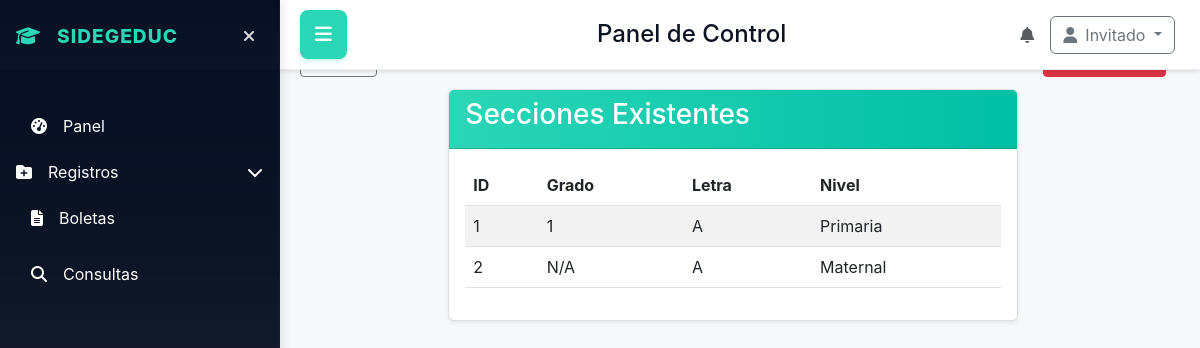
Page /consultas/secciones on the committed database.
### database/models.py (models this page shows)
class Secciones(db.Model):
    __tablename__ = 'secciones'
    id_seccion = db.Column(db.Integer, primary_key=True)
    id_letra_seccion = db.Column(db.Integer, db.ForeignKey('letra_seccion.id_letra_seccion'))
    id_grado = db.Column(db.Integer, db.ForeignKey('grados.id_grado'))
    id_nivel = db.Column(db.Integer, db.ForeignKey('niveles.id_nivel'))

class Grados(db.Model):
    __tablename__ = 'grados'
    id_grado = db.Column(db.Integer, primary_key=True)
    numero_grado = db.Column(db.Integer, unique=True, nullable=False)

class LetraSeccion(db.Model):
    __tablename__ = 'letra_seccion'
    id_letra_seccion = db.Column(db.Integer, primary_key=True)
    letra = db.Column(db.String(1), unique=True, nullable=False)

class Niveles(db.Model):
    __tablename__ = 'niveles'
    id_nivel = db.Column(db.Integer, primary_key=True)
    nombre_nivel = db.Column(db.String(50), unique=True, nullable=False)

### app.py (the view)
@app.route('/consultas/secciones')
def consultas_secciones():
    return manejar_la_vista_de.consultas_secciones()

### app.py (called while the page is built)
@event.listens_for(Engine, "connect")
def set_sqlite_pragma(dbapi_connection, connection_record):
    if app.config['SQLALCHEMY_DATABASE_URI'].startswith("sqlite"):
        cursor = dbapi_connection.cursor()
        cursor.execute("PRAGMA foreign_keys=ON")
        cursor.close()

@app.context_processor
def inject_user_context():
    try:
        ctx = get_user_context(session)
    except Exception:
        ctx = {}
    return {
        'is_creator': ctx.get('is_creator', False),
        'developer_priv': ctx.get('developer_priv', False),
        'role_name': ctx.get('role_name'),
        'role_desc': ctx.get('role_desc'),
        'status': ctx.get('status'),
        'usuario': ctx.get('user')
    }

### utils/permissions.py (called while the page is built, shortened)
def get_user_context(session): #esto es la funcion que se reutiliza  para obtener el contexto del usuario desde la sesión
    user = None
    developer_priv = False
    current_user_id = None
    role_name = None
    role_desc = None
    status = None
    is_creator = False
    return {
        'user': user,
        'developer_priv': developer_priv,
        'current_user_id': current_user_id,
        'role_name': role_name,
        'role_desc': role_desc,
        'status': status,
        'is_creator': is_creator
    }

### utils/view_handlers.py (called while the page is built)
def compute_role_counts(ctx):
    try:
        if ctx.get('is_creator'):
            roles_count = Roles.query.count()
            users_q = db.session.query(Roles.nombre_rol, func.count(Usuarios.id_user)).join(Usuarios, Usuarios.id_rol == Roles.id_rol).group_by(Roles.id_rol).all()
        else:
            roles_count = Roles.query.filter(func.lower(func.trim(Roles.nombre_rol)) != 'creador').count()
            users_q = db.session.query(Roles.nombre_rol, func.count(Usuarios.id_user)).join(Usuarios, Usuarios.id_rol == Roles.id_rol).filter(func.lower(func.trim(Roles.nombre_rol)) != 'creador').group_by(Roles.id_rol).all()
        users_by_role = [{'role': r or 'Sin nombre', 'count': int(c)} for r, c in users_q]
    except Exception:
        roles_count = 0
        users_by_role = []
    return roles_count, users_by_role

### templates/home_panel/struct.html (shortened to what this page needs)
<!DOCTYPE html>
<html lang="en">
<head>
    <link href="https://cdn.jsdelivr.net/npm/bootstrap@5.3.0/dist/css/bootstrap.min.css" rel="stylesheet">
    <link rel="stylesheet" href="https://cdnjs.cloudflare.com/ajax/libs/font-awesome/6.4.0/css/all.min.css">
    <link rel="stylesheet" href="{{ url_for('static', filename='home_panel/home_panel.css') }}">
    <link rel="stylesheet" href="https://cdn.jsdelivr.net/npm/flatpickr/dist/themes/material_blue.css">
</head>
<body>
    <div class="app-layout">
        <aside class="sidebar" id="sidebar">
            <div class="p-3">
                <div class="d-flex align-items-center mb-3">
                    <div class="logo">
                        <i class="fas fa-graduation-cap me-2"></i>
                        SIDEGEDUC
                    </div>
                    <button id="sidebar-toggle" class="sidebar-toggle" aria-label="Ocultar sidebar">
                        <i class="fas fa-times"></i>
                    </button>
                </div>
            </div>
            <nav class="p-3 flex-grow-1">
                <ul class="nav flex-column">
                    <li class="nav-item mb-2">
                        <a class="nav-link" href="{{ url_for('dashboard') }}">
                            <i class="fas fa-tachometer-alt me-3"></i>
                            <span>Panel</span>
                        </a>
                    </li>
                    <li class="nav-item mb-2">
                        <button class="nav-link btn btn-link text-start p-0 w-100" data-bs-toggle="collapse" data-bs-target="#registrosSub" aria-expanded="false">
                            <i class="fas fa-folder-plus me-3"></i>
                            <span>Registros</span>
                            <i class="fas fa-chevron-down ms-auto"></i>
                        </button>
                    </li>
                    <li class="nav-item mb-2">
                        <a class="nav-link" href="{{ url_for('boleta') }}">
                            <i class="fas fa-file-alt me-3"></i>
                            <span>Boletas</span>
                        </a>
                    </li>
                    <li class="nav-item mb-2">
                        <a class="nav-link" href="{{ url_for('consultas') }}">
                            <i class="fas fa-search me-3"></i>
                            <span>Consultas</span>
                        </a>
                    </li>
                </ul>
            </nav>
        </aside>
        <header class="topbar">
            <button id="menu-toggle" class="menu-toggle">
                <i class="fas fa-bars"></i>
            </button>
            <div class="d-flex align-items-center">
                <h1 class="h4 mb-0 ms-3">Panel de Control</h1>
            </div>
            <div class="d-flex align-items-center">
                <div class="me-3">
                    <i class="fas fa-bell text-muted"></i>
                </div>
                <div class="dropdown">
                    <button class="btn btn-outline-secondary dropdown-toggle" type="button" data-bs-toggle="dropdown">
                        <i class="fas fa-user me-2"></i>{{ usuario if usuario else 'Invitado' }}
                    </button>
                </div>
            </div>
        </header>
        <main class="content">
            {% if content_template %}
                {% include content_template %}
            {% endif %}
        </main>
    </div>
</body>
</html>

### templates/home_panel/developer_secciones_existentes.html (shortened to what this page needs)
<div class="container mt-4">
    <div style="margin-bottom:12px" class="d-flex justify-content-between align-items-center flex-wrap gap-2">
        <a href="{{ url_for('consultas_secciones') }}" class="btn btn-sm btn-outline-secondary">← Volver</a>
        <a href="{{ url_for('reporte_pdf_secciones') }}" class="btn btn-danger btn-sm" title="Descargar reporte PDF">
        </a>
    </div>
    <div class="row justify-content-center">
        <div class="col-md-8">
            <div class="card">
                <div class="card-header">
                    <h3 class="card-title">Secciones Existentes</h3>
                </div>
                <div class="card-body">
                    <table class="table table-striped">
                        <thead>
                            <tr>
                                <th>ID</th>
                                <th>Grado</th>
                                <th>Letra</th>
                                <th>Nivel</th>
                            </tr>
                        </thead>
                        <tbody>
                            {% for s in secciones %}
                                <tr>
                                    <td>{{ s.id_seccion }}</td>
                                    <td>{{ s.numero_grado or 'N/A' }}</td>
                                    <td>{{ s.letra or 'N/A' }}</td>
                                    <td>{{ s.nombre_nivel or 'N/A' }}</td>
                                </tr>
                            {% else %}
                                <tr>
                                    <td colspan="4" class="text-center">No hay secciones existentes</td>
                                </tr>
                            {% endfor %}
                        </tbody>
                    </table>
                </div>
            </div>
        </div>
    </div>
</div>

### static/home_panel/home_panel.css (style rules this page uses)
:root { --panel-bg:#ffffff; --muted:#9aa4ad; --accent-1:#06a77d; --accent-2:#0b5f47; --glass:#f6fbfa; --card-border:#e9f4f2; --sidebar-start:#071023; --sidebar-end:#0f1724cc; --accent:#2bd6b6; --accent2:#00bfa5; --bg:#f6f8fb; }
.row { display:flex;gap:14px }
body { margin:0;font-family:Inter,system-ui,Arial;background:linear-gradient(180deg,#071023 0%, #071023 12%, #071023 12%, #f6f8fb 100%);color:#0b1220 }
.sidebar { width: 280px; background: linear-gradient(180deg,var(--sidebar-start),var(--sidebar-end)); color:#fff; padding:0; display:flex; flex-direction:column; border-right:1px solid rgba(255,255,255,0.04); transition: transform 0.3s cubic-bezier(.2,.9,.2,1); position: fixed; height: 100vh; overflow-y: auto; z-index: 1050; top: 0; left: 0; box-shadow: 2px 0 10px rgba(0,0,0,0.1); }
.logo { font-weight:800;font-size:1.2rem;letter-spacing:1px;color:var(--accent);display:flex;align-items:center;gap:8px }
.sidebar-toggle { background:transparent;border:none;color:rgba(255,255,255,0.85);padding:8px;border-radius:8px;cursor:pointer;margin-left:auto;transition: all 0.2s }
.nav-link { color: white !important;text-decoration: none;padding: 10px 15px;border-radius: 8px;margin-bottom: 4px;display: flex;align-items: center;width: 100%;transition: all .22s cubic-bezier(.2,.9,.2,1) }
.nav-link.btn-link { color: white !important;border: none;background: transparent;padding: 10px 15px }
.content { margin-left: 280px;padding:22px 22px 22px 8px;background: var(--bg); min-height: 100vh; transition: margin-left 0.3s cubic-bezier(.2,.9,.2,1); }
.content .card { margin-left:0 }
.topbar { background: white; padding: 15px 25px 15px 300px; border-bottom: 1px solid #e9ecef; box-shadow: 0 2px 4px rgba(0,0,0,0.1); display: flex; justify-content: space-between; align-items: center; transition: margin-left 0.3s cubic-bezier(.2,.9,.2,1); position: fixed; top: 0; right: 0; left: 0; z-index: 1030; height: 70px; }
.menu-toggle { background: var(--accent); border: none; color: white; padding: 10px 15px; border-radius: 8px; cursor: pointer; font-size: 1.2rem; transition: all 0.2s; box-shadow: 0 2px 4px rgba(43,214,182,0.3); }
.card { box-shadow: 0 0.125rem 0.25rem rgba(0, 0, 0, 0.075) !important; border: 1px solid rgba(0, 0, 0, 0.125); }
.card-header { background: linear-gradient(90deg, var(--accent), var(--accent2)) !important; color: white !important; }

### rows in the picture
Secciones: id_seccion "1", numero_grado "1", letra "A", nombre_nivel "Primaria"
Secciones: id_seccion "2", numero_grado "N/A", letra "A", nombre_nivel "Maternal"

### other values in the picture
{{ usuario if usuario else 'Invitado' }} "Invitado"
